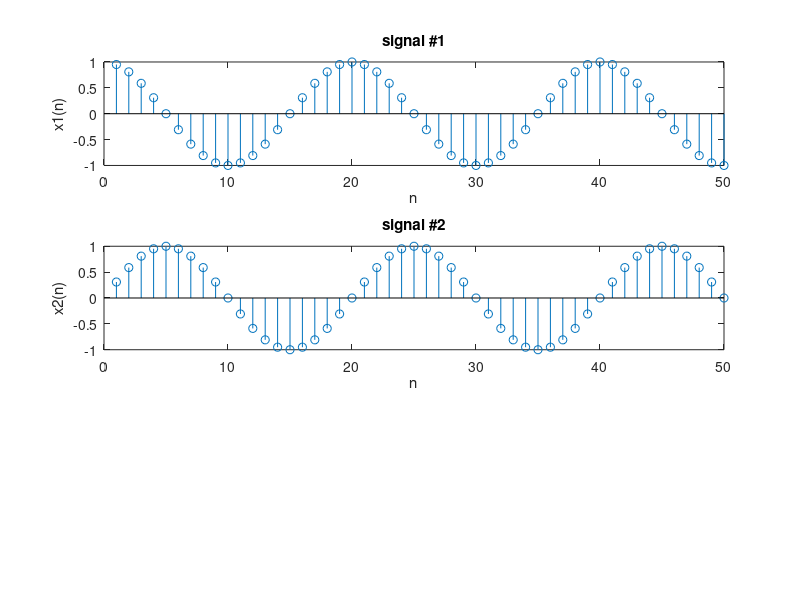

MATLAB code to generate this figure: (Note: this script raises an error after producing the figure.)
%Program P2_8
clf;
n1=1:50;
x1=cos(2*pi*0.05*n1);
subplot(3,1,1);
stem(n1,x1);
xlabel('n');ylabel('x1(n)');
title('signal #1');
n2=1:50;
x2=sin(2*pi*0.05*n2);
subplot(3,1,2);
stem(n2,x2);
xlabel('n');ylabel('x2(n)');
title('signal #2');
[y,n] = sigadd(x1,n1,x2,n2)
subplot(3,1,3);
stem(n,y);
xlabel('n');ylabel('y(n)');
title('Signal Addition');